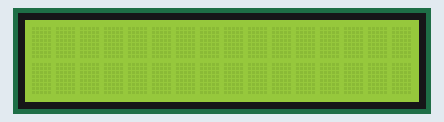
Bench run of a sketch on a simulated Arduino Uno, built with avr-gcc and run on an emulated ATmega328P. Shown: 16×2 character LCD.

Above: at 0.1 s.
At 0.6 s:
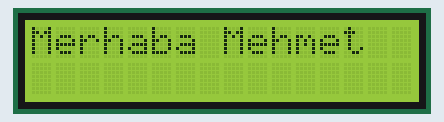

The sketch:

lcd_1.ino
```cpp
#include <LiquidCrystal.h>

LiquidCrystal lcd(12, 11, 5, 4, 3, 2);
void setup() {

  lcd.begin(16, 2);
  lcd.setCursor(0,0);
  lcd.print("Merhaba Mehmet");


}

void loop() {

  lcd.noDisplay();
  delay(500);

  lcd.display();
  delay(500);


}
```

Measured:
- what the display in image 1 shows lasts 0.5 s, from 0.6 s to 1.1 s
